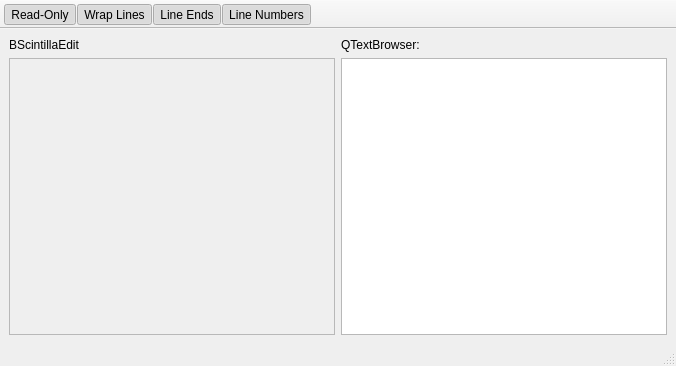
<?xml version="1.0" encoding="UTF-8"?>
<ui version="4.0">
 <class>MainWindow</class>
 <widget class="QMainWindow" name="MainWindow">
  <property name="geometry">
   <rect>
    <x>0</x>
    <y>0</y>
    <width>676</width>
    <height>366</height>
   </rect>
  </property>
  <property name="windowTitle">
   <string>MainWindow</string>
  </property>
  <widget class="QWidget" name="centralwidget">
   <layout class="QHBoxLayout" name="horizontalLayout">
    <item>
     <layout class="QVBoxLayout" name="verticalLayout">
      <item>
       <widget class="QLabel" name="label">
        <property name="text">
         <string>BScintillaEdit</string>
        </property>
       </widget>
      </item>
      <item>
       <widget class="BScintillaEdit" name="bScintillaEdit">
        <property name="widgetResizable">
         <bool>true</bool>
        </property>
        <widget class="QWidget" name="scrollAreaWidgetContents">
         <property name="geometry">
          <rect>
           <x>0</x>
           <y>0</y>
           <width>320</width>
           <height>258</height>
          </rect>
         </property>
        </widget>
       </widget>
      </item>
     </layout>
    </item>
    <item>
     <layout class="QVBoxLayout" name="verticalLayout_2">
      <item>
       <widget class="QLabel" name="label_2">
        <property name="text">
         <string>QTextBrowser:</string>
        </property>
       </widget>
      </item>
      <item>
       <widget class="QTextBrowser" name="textBrowser"/>
      </item>
     </layout>
    </item>
   </layout>
  </widget>
  <widget class="QStatusBar" name="statusbar"/>
  <widget class="QToolBar" name="toolBar">
   <property name="windowTitle">
    <string>toolBar</string>
   </property>
   <property name="styleSheet">
    <string notr="true">QToolButton:checked {
	color: &quot;red&quot;;
}</string>
   </property>
   <property name="movable">
    <bool>false</bool>
   </property>
   <property name="floatable">
    <bool>false</bool>
   </property>
   <attribute name="toolBarArea">
    <enum>TopToolBarArea</enum>
   </attribute>
   <attribute name="toolBarBreak">
    <bool>false</bool>
   </attribute>
   <addaction name="actionToggleReadOnly"/>
   <addaction name="actionToggleLineWrapping"/>
   <addaction name="actionToggleLineEndVisibility"/>
   <addaction name="actionToggleLineNumberVisibility"/>
  </widget>
  <action name="actionToggleReadOnly">
   <property name="checkable">
    <bool>true</bool>
   </property>
   <property name="checked">
    <bool>true</bool>
   </property>
   <property name="text">
    <string>Read-Only</string>
   </property>
   <property name="toolTip">
    <string>Toggle read-only mode</string>
   </property>
   <property name="menuRole">
    <enum>QAction::MenuRole::NoRole</enum>
   </property>
  </action>
  <action name="actionToggleLineWrapping">
   <property name="checkable">
    <bool>true</bool>
   </property>
   <property name="checked">
    <bool>true</bool>
   </property>
   <property name="text">
    <string>Wrap Lines</string>
   </property>
   <property name="toolTip">
    <string>Toggle line wrapping</string>
   </property>
   <property name="menuRole">
    <enum>QAction::MenuRole::NoRole</enum>
   </property>
  </action>
  <action name="actionToggleLineEndVisibility">
   <property name="checkable">
    <bool>true</bool>
   </property>
   <property name="checked">
    <bool>true</bool>
   </property>
   <property name="text">
    <string>Line Ends</string>
   </property>
   <property name="toolTip">
    <string>Toggle line-end visibility</string>
   </property>
   <property name="menuRole">
    <enum>QAction::MenuRole::NoRole</enum>
   </property>
  </action>
  <action name="actionToggleLineNumberVisibility">
   <property name="checkable">
    <bool>true</bool>
   </property>
   <property name="checked">
    <bool>true</bool>
   </property>
   <property name="text">
    <string>Line Numbers</string>
   </property>
   <property name="toolTip">
    <string>Toggle line numbers</string>
   </property>
   <property name="menuRole">
    <enum>QAction::MenuRole::NoRole</enum>
   </property>
  </action>
 </widget>
 <customwidgets>
  <customwidget>
   <class>BScintillaEdit</class>
   <extends>QScrollArea</extends>
   <header>bscintillaedit.h</header>
   <container>1</container>
  </customwidget>
 </customwidgets>
 <resources/>
 <connections/>
</ui>
